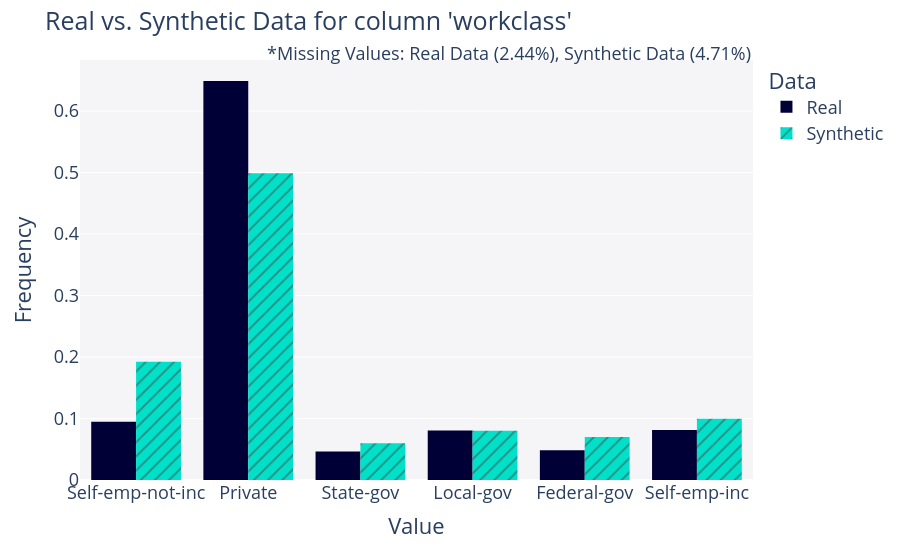

The cell this chart's notebook holds for it:
### Code cell
fig_cat = get_column_plot(
    real_data = df_real,
    synthetic_data = df_syn,
    metadata = metadata,
    column_name = "workclass"
)
fig_cat.show()

### Figure 1 — Plotly figure (JSON) as saved in the notebook; plotly's stock layout.template omitted (floating-point values rounded to 4 significant figures; data arrays with more than 128 entries replaced by an {"elided": "..."} marker saying what was removed)
{"data": [{"alignmentgroup": "True", "bingroup": "x", "histnorm": "probability density", "hovertemplate": "<b>Real</b><br>Frequency: %{y}<extra></extra>", "legendgroup": "Real", "marker": {"color": "#000036", "pattern": {"shape": ""}}, "name": "Real", "offsetgroup": "Real", "orientation": "v", "showlegend": true, "type": "histogram", "x": {"elided": "7650 str values"}, "xaxis": "x", "yaxis": "y"}, {"alignmentgroup": "True", "bingroup": "x", "histnorm": "probability density", "hovertemplate": "<b>Synthetic</b><br>Frequency: %{y}<extra></extra>", "legendgroup": "Synthetic", "marker": {"color": "#01E0C9", "pattern": {"shape": "/"}}, "name": "Synthetic", "offsetgroup": "Synthetic", "orientation": "v", "showlegend": true, "type": "histogram", "x": {"elided": "16084 str values"}, "xaxis": "x", "yaxis": "y"}], "layout": {"annotations": [{"showarrow": false, "text": "*Missing Values: Real Data (2.44%), Synthetic Data (4.71%)", "x": 1, "xref": "paper", "y": 1.05, "yref": "paper"}], "barmode": "group", "font": {"size": 18}, "legend": {"title": {"text": "Data"}, "tracegroupgap": 0}, "margin": {"t": 60}, "plot_bgcolor": "#F5F5F8", "title": {"text": "Real vs. Synthetic Data for column 'workclass'"}, "xaxis": {"anchor": "y", "domain": [0, 1], "title": {"text": "Value"}}, "yaxis": {"anchor": "x", "domain": [0, 1], "title": {"text": "Frequency"}}}}
